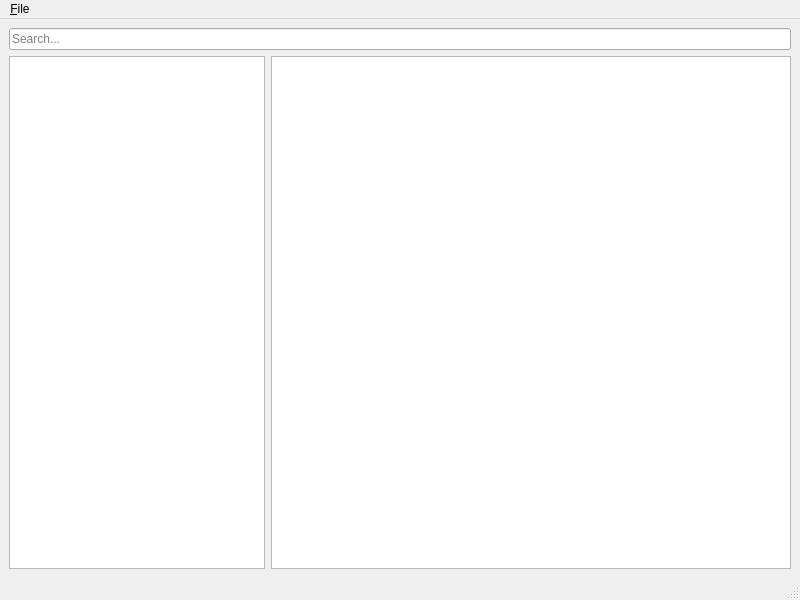
<?xml version="1.0" encoding="UTF-8"?>
<ui version="4.0">
 <class>MainWindow</class>
 <widget class="QMainWindow" name="MainWindow">
  <property name="geometry">
   <rect>
    <x>0</x>
    <y>0</y>
    <width>800</width>
    <height>600</height>
   </rect>
  </property>
  <property name="windowTitle">
   <string>Dictionary</string>
  </property>
  <widget class="QWidget" name="centralwidget">
   <layout class="QVBoxLayout" name="verticalLayout">
    <item>
     <widget class="QLineEdit" name="SearchLine">
      <property name="placeholderText">
       <string>Search...</string>
      </property>
      <property name="clearButtonEnabled">
       <bool>true</bool>
      </property>
     </widget>
    </item>
    <item>
     <layout class="QHBoxLayout" name="horizontalLayout">
      <item>
       <widget class="QListWidget" name="WordList">
        <property name="sizePolicy">
         <sizepolicy hsizetype="Preferred" vsizetype="Expanding">
          <horstretch>0</horstretch>
          <verstretch>0</verstretch>
         </sizepolicy>
        </property>
       </widget>
      </item>
      <item>
       <widget class="QPlainTextEdit" name="TranslationArea"/>
      </item>
     </layout>
    </item>
   </layout>
  </widget>
  <widget class="QMenuBar" name="menubar">
   <property name="geometry">
    <rect>
     <x>0</x>
     <y>0</y>
     <width>800</width>
     <height>20</height>
    </rect>
   </property>
   <widget class="QMenu" name="menuFile">
    <property name="title">
     <string>&amp;File</string>
    </property>
    <addaction name="actionOpen"/>
    <addaction name="actionQuit"/>
   </widget>
   <addaction name="menuFile"/>
  </widget>
  <widget class="QStatusBar" name="statusbar">
   <property name="enabled">
    <bool>true</bool>
   </property>
  </widget>
  <action name="actionQuit">
   <property name="text">
    <string>&amp;Quit</string>
   </property>
   <property name="shortcut">
    <string>Ctrl+Q</string>
   </property>
  </action>
  <action name="actionOpen">
   <property name="text">
    <string>&amp;Open</string>
   </property>
   <property name="shortcut">
    <string>Ctrl+O</string>
   </property>
  </action>
 </widget>
 <resources/>
 <connections>
  <connection>
   <sender>actionQuit</sender>
   <signal>triggered()</signal>
   <receiver>MainWindow</receiver>
   <slot>close()</slot>
   <hints>
    <hint type="sourcelabel">
     <x>-1</x>
     <y>-1</y>
    </hint>
    <hint type="destinationlabel">
     <x>399</x>
     <y>299</y>
    </hint>
   </hints>
  </connection>
 </connections>
</ui>
